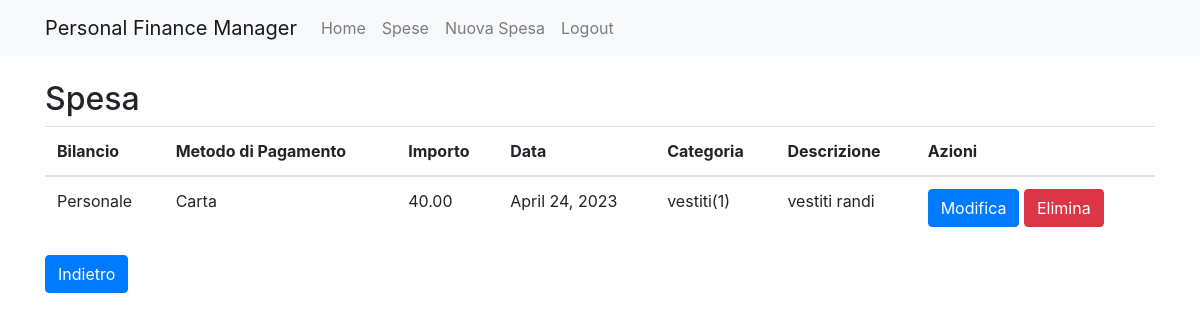
Screenshot of /expense/309/ (signed in) with the database file from the repository.
### expenses/models.py (models this page shows, shortened)
class Expense(models.Model):
    user = models.ForeignKey(User, on_delete=models.CASCADE)
    balance = models.ForeignKey(Balance, on_delete=models.CASCADE)
    payment_method = models.ForeignKey(Payment_Method, on_delete=models.CASCADE)
    amount = models.DecimalField(max_digits = 6, decimal_places=2)
    date = models.DateField()
    category = models.ForeignKey(Category, on_delete=models.CASCADE)
    description = models.CharField(max_length=200)

class Balance(models.Model):
    user = models.ForeignKey(User, on_delete=models.CASCADE)
    name = models.CharField(max_length=200)
    def display(self):
        string = self.name
        string = string[0].upper() + string[1:]
        return string

class Payment_Method(models.Model):
    user = models.ForeignKey(User, on_delete=models.CASCADE)
    name = models.CharField(max_length=200)
    def display(self):
        string = self.name
        string = string[0].upper() + string[1:]
        return string

class Category(models.Model):
    user = models.ForeignKey(User, on_delete=models.CASCADE)
    name = models.CharField(max_length=200)
    def __str__(self):
        return self.name + "(" + str(self.user.id) + ")"

### expenses/views.py (the view)
# urls.py: path('expense/<int:pk>/', views.expense_show, name='expense_show'),
@login_required
def expense_show(request, pk):
    expense = get_object_or_404(Expense, pk=pk, user=request.user)
    return render(request, 'expense_show.html', {'expense': expense})

### expenses/templates/expense_show.html (shortened to what this page needs)
{% extends 'base.html' %}
{% block content %}
  <h2>Spesa</h2>
  <table class="table">
    <thead>
      <tr>
        <th>Bilancio</th>
        <th>Metodo di Pagamento</th>
        <th>Importo</th>
        <th>Data</th>
        <th>Categoria</th>
        <th>Descrizione</th>
        <th>Azioni</th>
      </tr>
    </thead>
    <tbody>
        <tr>
          <td>{{ expense.balance.display }}</td>
          <td>{{ expense.payment_method.display }}</td>
          <td>{{ expense.amount }}</td>
          <td>{{ expense.date }}</td>
          <td>{{ expense.category }}</td>
          <td>{{ expense.description }}</td>
          <td>
            <a href="{% url 'expense_edit' expense.pk %}" class="btn btn-primary">Modifica</a>
            <a href="{% url 'expense_delete' expense.pk %}" class="btn btn-danger">Elimina</a>
          </td>
        </tr>
    </tbody>
  </table>
  <a href="{% url 'expenses_list' %}" class="btn btn-primary">Indietro</a>
{% endblock %}

### rows the page displays
Expense: balance.display "Personale", payment_method.display "Carta", amount "40.00", date "April 24, 2023", category "vestiti(1)", description "vestiti randi"
